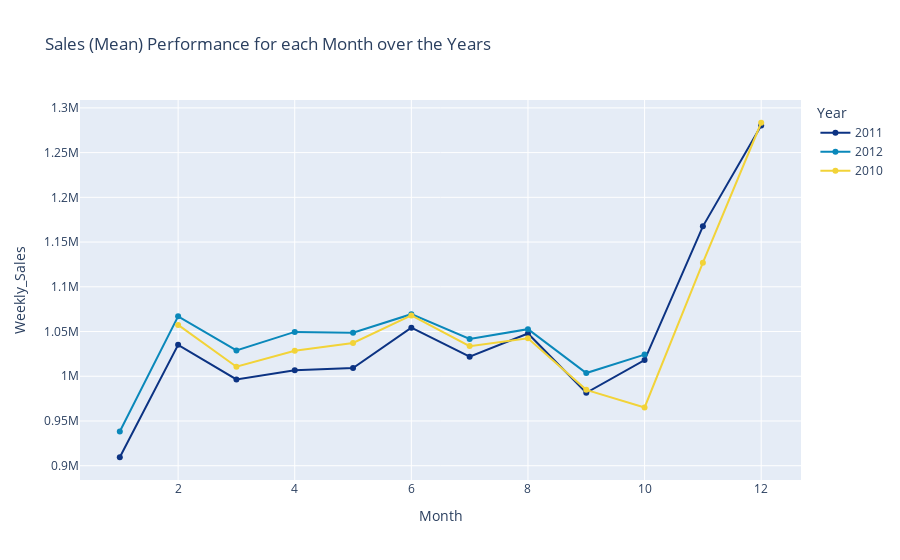

This figure's notebook cell:
### Code cell
# Observing how is the performance for each month over the years

fig = px.line(monthly_performance, 
              x='Month', 
              y='Weekly_Sales', 
              color='Year', 
              markers=True, 
              color_discrete_sequence=px.colors.diverging.Portland, 
              title='Sales (Mean) Performance for each Month over the Years')

fig.show()

### Figure 1 — Plotly figure (JSON) as saved in the notebook; plotly's stock layout.template omitted (floating-point values rounded to 4 significant figures)
{"data": [{"hovertemplate": "Year=2011<br>Month=%{x}<br>Weekly_Sales=%{y}<extra></extra>", "legendgroup": "2011", "line": {"color": "rgb(12,51,131)", "dash": "solid"}, "marker": {"symbol": "circle"}, "mode": "lines+markers", "name": "2011", "orientation": "v", "showlegend": true, "type": "scatter", "x": [1, 2, 3, 4, 5, 6, 7, 8, 9, 10, 11, 12], "xaxis": "x", "y": [909500.0, 1035000.0, 996400.0, 1007000.0, 1009000.0, 1054000.0, 1022000.0, 1048000.0, 981500.0, 1018000.0, 1168000.0, 1280000.0], "yaxis": "y"}, {"hovertemplate": "Year=2012<br>Month=%{x}<br>Weekly_Sales=%{y}<extra></extra>", "legendgroup": "2012", "line": {"color": "rgb(10,136,186)", "dash": "solid"}, "marker": {"symbol": "circle"}, "mode": "lines+markers", "name": "2012", "orientation": "v", "showlegend": true, "type": "scatter", "x": [1, 2, 3, 4, 5, 6, 7, 8, 9, 10], "xaxis": "x", "y": [938300.0, 1067000.0, 1029000.0, 1050000.0, 1049000.0, 1069000.0, 1042000.0, 1053000.0, 1004000.0, 1024000.0], "yaxis": "y"}, {"hovertemplate": "Year=2010<br>Month=%{x}<br>Weekly_Sales=%{y}<extra></extra>", "legendgroup": "2010", "line": {"color": "rgb(242,211,56)", "dash": "solid"}, "marker": {"symbol": "circle"}, "mode": "lines+markers", "name": "2010", "orientation": "v", "showlegend": true, "type": "scatter", "x": [2, 3, 4, 5, 6, 7, 8, 9, 10, 11, 12], "xaxis": "x", "y": [1057000.0, 1011000.0, 1028000.0, 1037000.0, 1068000.0, 1034000.0, 1042000.0, 984800.0, 965200.0, 1127000.0, 1283000.0], "yaxis": "y"}], "layout": {"legend": {"title": {"text": "Year"}, "tracegroupgap": 0}, "title": {"text": "Sales (Mean) Performance for each Month over the Years"}, "xaxis": {"anchor": "y", "domain": [0, 1], "title": {"text": "Month"}}, "yaxis": {"anchor": "x", "domain": [0, 1], "title": {"text": "Weekly_Sales"}}}}
